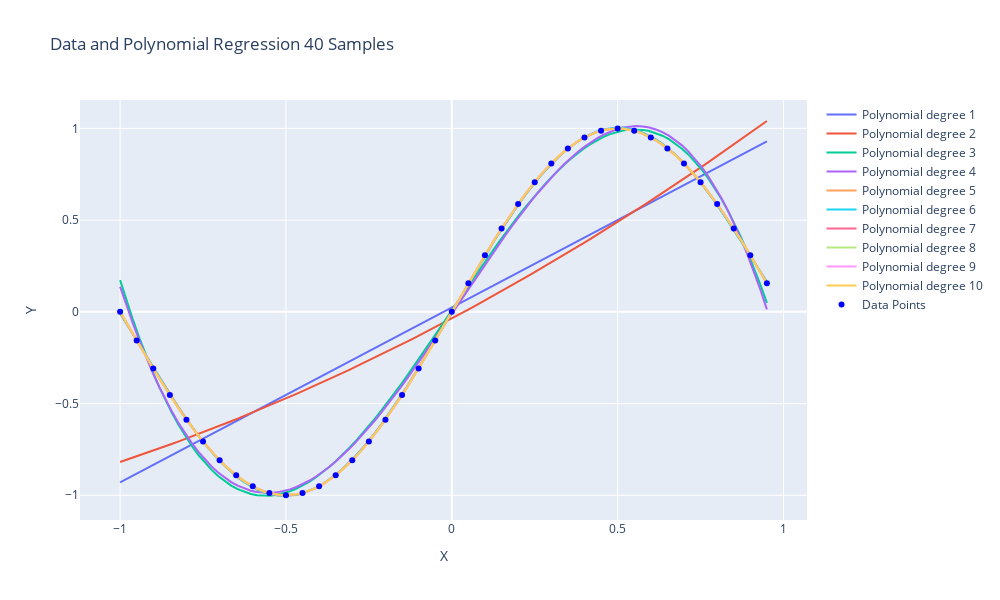

The notebook cell saved with this chart:
### Code cell
# sin noiseless 40 sample
print("sin noiseless 40 sample")
df = pd.read_csv("data/sin experiment/sin_noiseless_40sample.csv")

w_list = []
for degree in range(1, MAX_DEGREE+1):
    w = np.polyfit(df["x"], df["y"], degree)
    w_list.append(w)
    RMSE = CalculateMSE_poly(df["x"], df["y"], w)**(1/2)
    print(f'Degree = {degree} | RMSE = {RMSE:.4f}')
model_plot(df["x"],df["y"],w_list)
